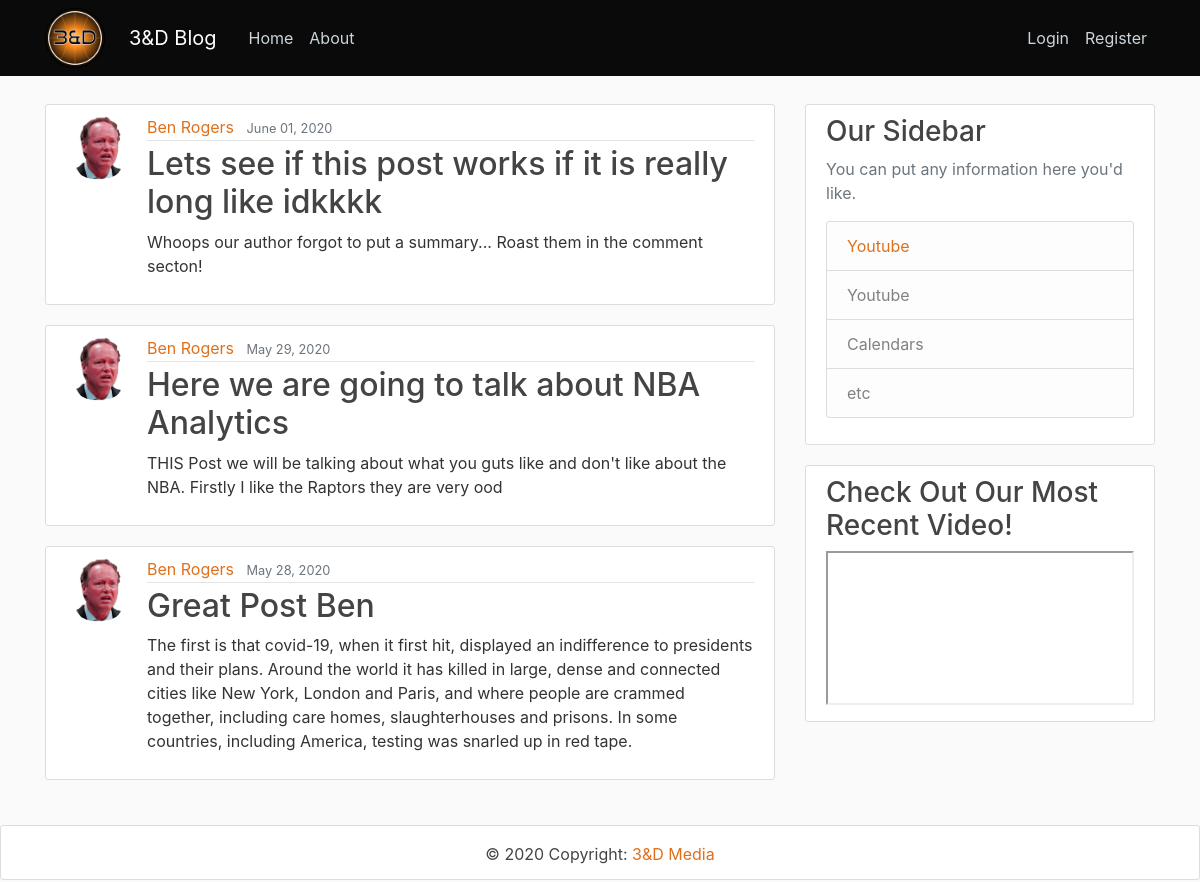
The page / on the database its author committed.
### blog/models.py (models this page shows, shortened)
class Post(models.Model):
    title = models.CharField(max_length = 100)
    summary = models.TextField(default="Whoops our author forgot to put a summary... Roast them in the comment secton!")
    content = RichTextUploadingField()
    date_posted = models.DateTimeField(default = timezone.now)
    author = models.ForeignKey(settings.AUTH_USER_MODEL, on_delete=models.CASCADE)
    hit_count = models.PositiveIntegerField(default = 0)
    image_width = models.IntegerField(default=2560)
    image_height = models.IntegerField(default=1440)
    header_image = models.ImageField(
        default = "default_header.png",
        upload_to="blog_headers",
        width_field="image_width",
        height_field="image_height",
    )

### users/models.py (models this page shows, shortened)
class Account(AbstractBaseUser):
    email = models.EmailField(verbose_name="email", max_length=60, unique=True)
    username = models.CharField(max_length=25, unique=True)
    date_joined = models.DateTimeField(verbose_name='date_joined', auto_now_add=True)
    last_login = models.DateTimeField(verbose_name='last_login', auto_now=True)
    is_admin = models.BooleanField(default=False)
    is_active = models.BooleanField(default=True)
    is_staff = models.BooleanField(default=False)
    is_superuser = models.BooleanField(default=False)
    display_name = models.CharField(max_length=25)
    is_author = models.BooleanField(default=False)
    USERNAME_FIELD = 'username'
    objects = MyAccountManager()
    REQUIRED_FIELDS = ['email', ]

class Profile(models.Model):
    user = models.OneToOneField(Account, on_delete=models.CASCADE)
    image = models.ImageField(default='logo.png', upload_to='profile_pics')

### blog/views.py (the view)
# urls.py: path('',  PostListView.as_view(), name='blog-home'),
class PostListView(ListView):
    model = Post
    template_name = 'blog/home.html'
    context_object_name = 'posts'
    ordering = ['-date_posted']
    paginate_by = 10

### blog/templates/blog/home.html (shortened to what this page needs)
{% extends "blog/base.html" %}
{% load static %}
{% block content %}
    {% for post in posts %}
        <article class="media content-section">
          <div class="container">
            <div class="row">
              <img class="rounded-circle article-img" src="{{ post.author.profile.image.url }}">
              <div class="media-body">
                  <div class="article-metadata">
                    <a class="mr-2" href="{% url 'user-posts' post.author.username %}">{{ post.author.display_name }}</a>
                    <small class="text-muted">{{ post.date_posted|date:"F d, Y" }}</small>
                  </div>
                  <h2><a class="article-title" href="{% url 'post-detail' post.id %}">{{ post.title }}</a></h2>
                  <p class="article-content d-none d-sm-block">{{ post.summary }}</p>
              </div>
            </div>
          </div>
        </article>
    {% endfor %}
{% endblock content %}

### blog/static/blog/main.css (style rules this page uses)
body { background: #fafafa; color: #333333; margin-top: 5rem; min-height: 100%; position: relative; min-height: 100vh; padding-bottom: 4 rem; margin-bottom: 6 rem; }
a { color: #df701c; }
h1, h2, h3, h4, h5, h6 { color: #444444; }
body::after { content: ''; display: block; height: 50px; }
.content-section { background: #ffffff; padding: 10px 20px; border: 1px solid #dddddd; border-radius: 3px; margin-bottom: 20px; }
.article-title { color: #444444; }
.article-content { white-space: pre-line; }
.article-img { height: 65px; width: 65px; margin-right: 16px; }
.article-metadata { padding-bottom: 1px; margin-bottom: 4px; border-bottom: 1px solid #e3e3e3 }

### rows shown on the page
Post: author.profile.image (picture), author.display_name "Ben Rogers", date_posted "June 01, 2020", title "Lets see if this post works if it is really long like idkkkk", summary "Whoops our author forgot to put a summary... Roast them in the comment secton!"
Post: author.profile.image (picture), author.display_name "Ben Rogers", date_posted "May 29, 2020", title "Here we are going to talk about NBA Analytics", summary "THIS Post we will be talking about what you guts like and don't like about the NBA. Firstly I like the Raptors they are very ood"
Post: author.profile.image (picture), author.display_name "Ben Rogers", date_posted "May 28, 2020", title "Great Post Ben", summary "The first is that covid-19, when it first hit, displayed an indifference to presidents and their plans. Around the world it has killed in large, dense and connected cities like New York, London and Paris, and where people are crammed together, including care homes, slaughterhouses and prisons. In some countries, including America, testing was snarled up in red tape."
